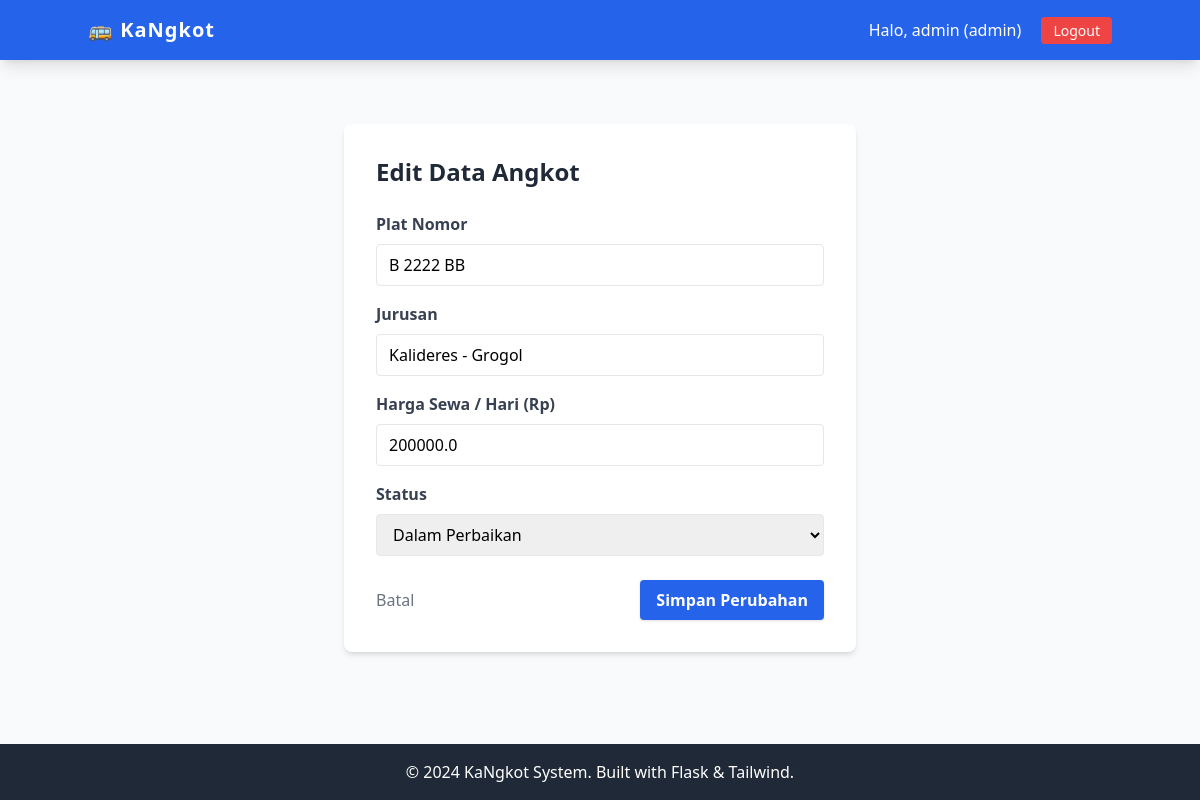
/angkot/edit/2 (signed in), run on the app's committed database.
### tables this page shows
CREATE TABLE angkot (
        id INTEGER PRIMARY KEY AUTOINCREMENT,
        plat_nomor TEXT NOT NULL UNIQUE,
        jurusan TEXT NOT NULL,
        harga_per_hari REAL NOT NULL,
        status TEXT DEFAULT 'tersedia',
        img_url TEXT
    );

### app_mysql.py (the view, shortened to what this page needs)
@app.route('/angkot/edit/<int:id>', methods=['GET', 'POST'])
def edit_angkot(id):
    if 'user_id' not in session or session.get('role') != 'admin':
        return redirect(url_for('dashboard'))
    conn = get_db_connection()
    cursor = conn.cursor()
    cursor.execute("SELECT * FROM angkot WHERE id = ?", (id,))
    angkot = cursor.fetchone()
    conn.close()
    return render_template('form_angkot.html', angkot=angkot)

### db_config.py (called while the page is built)
def get_db_connection():
    base_dir = os.path.dirname(os.path.abspath(__file__))
    db_path = os.path.join(base_dir, DB_NAME)
    conn = sqlite3.connect(db_path)
    conn.row_factory = sqlite3.Row
    return conn

### templates/form_angkot.html (shortened to what this page needs)
{% extends 'base.html' %}
{% block content %}
<div class="max-w-lg mx-auto bg-white p-8 rounded-lg shadow-md mt-10">
    <h2 class="text-2xl font-bold text-gray-800 mb-6">
        {% if angkot %} Edit Data Angkot {% else %} Tambah Angkot Baru {% endif %}
    </h2>
    <form method="POST">
        <div class="mb-4">
            <label class="block text-gray-700 font-bold mb-2">Plat Nomor</label>
            <input type="text" name="plat_nomor"
                   value="{{ angkot['plat_nomor'] if angkot else '' }}"
                   class="w-full border rounded px-3 py-2 focus:outline-none focus:ring focus:border-blue-300"
                   placeholder="Contoh: B 1234 CD" required>
        </div>
        <div class="mb-4">
            <label class="block text-gray-700 font-bold mb-2">Jurusan</label>
            <input type="text" name="jurusan"
                   value="{{ angkot['jurusan'] if angkot else '' }}"
                   class="w-full border rounded px-3 py-2 focus:outline-none focus:ring focus:border-blue-300"
                   placeholder="Contoh: Cengkareng - Kota" required>
        </div>
        <div class="mb-4">
            <label class="block text-gray-700 font-bold mb-2">Harga Sewa / Hari (Rp)</label>
            <input type="number" name="harga_per_hari"
                   value="{{ angkot['harga_per_hari'] if angkot else '' }}"
                   class="w-full border rounded px-3 py-2 focus:outline-none focus:ring focus:border-blue-300"
                   placeholder="Contoh: 150000" required>
        </div>
        <div class="mb-6">
            <label class="block text-gray-700 font-bold mb-2">Status</label>
            <select name="status" class="w-full border rounded px-3 py-2 focus:outline-none focus:ring focus:border-blue-300">
                <option value="perbaikan" {% if angkot and angkot['status'] == 'perbaikan' %}selected{% endif %}>Dalam Perbaikan</option>
            </select>
        </div>
        <div class="flex justify-between">
            <a href="{{ url_for('dashboard') }}" class="text-gray-500 hover:text-gray-700 py-2">Batal</a>
            <button type="submit" class="bg-blue-600 hover:bg-blue-700 text-white font-bold py-2 px-4 rounded shadow">
                {% if angkot %} Simpan Perubahan {% else %} Tambah Angkot {% endif %}
            </button>
        </div>
    </form>
</div>
{% endblock %}

### data on the page
angkot: plat_nomor "B 2222 BB", jurusan "Kalideres - Grogol", harga_per_hari "200000.0", status "Dalam Perbaikan"

### other printed values
{{ session['username'] }} "admin"
{{ session['role'] }} "admin"
